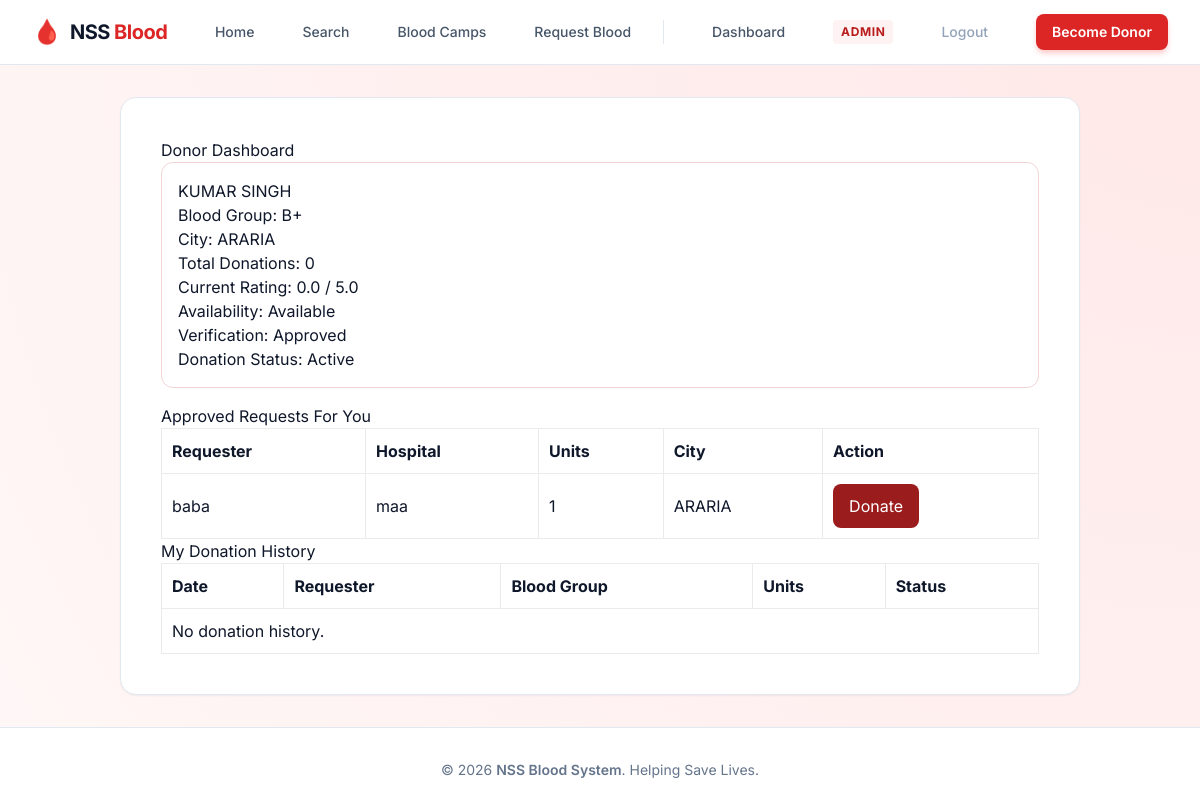
The app's page /donor-dashboard/ (signed in) with its own data.
### blooddonation/models.py (models this page shows, shortened)
class DonorProfile(models.Model):
    BLOOD_GROUP_CHOICES = [
        ("A+", "A+"),
        ("A-", "A-"),
        ("B+", "B+"),
        ("B-", "B-"),
        ("AB+", "AB+"),
        ("AB-", "AB-"),
        ("O+", "O+"),
        ("O-", "O-"),
    ]
    VERIFICATION_CHOICES = [
        ("PENDING", "Pending"),
        ("APPROVED", "Approved"),
        ("REJECTED", "Rejected"),
    ]
    user = models.OneToOneField(settings.AUTH_USER_MODEL, on_delete=models.CASCADE)
    full_name = models.CharField(max_length=120)
    blood_group = models.CharField(max_length=3, choices=BLOOD_GROUP_CHOICES)
    age = models.PositiveSmallIntegerField()
    phone = models.CharField(max_length=15)
    city = models.CharField(max_length=100)
    last_donation_date = models.DateField(blank=True, null=True)
    available = models.BooleanField(default=True)
    donation_count = models.IntegerField(default=0)
    rating = models.FloatField(default=0.0)
    verification_status = models.CharField(max_length=10, choices=VERIFICATION_CHOICES, default="PENDING")
    otp_code = models.CharField(max_length=6, blank=True)
    otp_verified = models.BooleanField(default=False)
    otp_created_at = models.DateTimeField(blank=True, null=True)
    created_at = models.DateTimeField(auto_now_add=True)
    @property
    def cooldown_days_remaining(self) -> int:
        if not self.last_donation_date:
            return 0
        days_since_donation = (timezone.localdate() - self.last_donation_date).days
        return max(0, 90 - days_since_donation)
    @property
    def is_in_cooldown(self) -> bool:
        return self.cooldown_days_remaining > 0
    @property
    def is_active_donor(self) -> bool:
        return self.verification_status == "APPROVED" and self.otp_verified and self.available and not self.is_in_cooldown

class BloodRequest(models.Model):
    STATUS_CHOICES = [
        ("PENDING", "Pending"),
        ("APPROVED", "Approved"),
        ("REJECTED", "Rejected"),
        ("COMPLETED", "Completed"),
    ]
    requester = models.ForeignKey(
        settings.AUTH_USER_MODEL,
        on_delete=models.SET_NULL,
        blank=True,
        null=True,
        related_name="blood_requests",
    )
    requester_name = models.CharField(max_length=120)
    blood_group = models.CharField(max_length=3, choices=DonorProfile.BLOOD_GROUP_CHOICES)
    units = models.PositiveSmallIntegerField(default=1)
    hospital_name = models.CharField(max_length=180)
    city = models.CharField(max_length=100)
    contact_number = models.CharField(max_length=15)
    reason = models.TextField()
    is_emergency = models.BooleanField(default=False)
    request_code = models.CharField(max_length=12, unique=True, blank=True)
    otp_code = models.CharField(max_length=6, blank=True)
    otp_verified = models.BooleanField(default=False)
    otp_created_at = models.DateTimeField(blank=True, null=True)
    status = models.CharField(max_length=10, choices=STATUS_CHOICES, default="PENDING")
    requested_at = models.DateTimeField(auto_now_add=True)
    approved_at = models.DateTimeField(blank=True, null=True)
    assigned_donor = models.ForeignKey(
        DonorProfile,
        on_delete=models.SET_NULL,
        blank=True,
        null=True,
        related_name="assigned_requests",
    )
    fulfilled_by = models.ForeignKey(
        DonorProfile,
        on_delete=models.SET_NULL,
        blank=True,
        null=True,
        related_name="fulfilled_requests",
    )

### blooddonation/views.py (the view)
# urls.py: path("donor-dashboard/", views.donor_dashboard, name="donor_dashboard"),
@login_required
def donor_dashboard(request):
    profile = DonorProfile.objects.filter(user=request.user).first()
    if not profile:
        messages.info(request, "Please complete donor registration first.")
        return redirect("donor_register")
    past_donations = DonationHistory.objects.filter(donor=profile).select_related("request")[:20]
    open_requests = []
    can_donate_now = profile.is_active_donor
    next_available_on = None
    if profile.last_donation_date and profile.is_in_cooldown:
        next_available_on = profile.last_donation_date + timedelta(days=90)
    if profile.verification_status == "APPROVED":
        open_requests = BloodRequest.objects.filter(
            status="APPROVED",
            blood_group=profile.blood_group,
            city__iexact=profile.city,
            fulfilled_by__isnull=True,
        ).order_by("-requested_at")[:20]
    return render(
        request,
        "blooddonation/donor_dashboard.html",
        {
            "profile": profile,
            "past_donations": past_donations,
            "total_donations": profile.donation_count,
            "current_rating": profile.rating,
            "open_requests": open_requests,
            "can_donate_now": can_donate_now,
            "next_available_on": next_available_on,
        },
    )

### templates/blooddonation/donor_dashboard.html
{% extends 'blooddonation/base.html' %}
{% block content %}
<h2>Donor Dashboard</h2>
<section class="card">
    <h3>{{ profile.full_name }}</h3>
    <p>Blood Group: {{ profile.blood_group }}</p>
    <p>City: {{ profile.city }}</p>
    <p>Total Donations: {{ total_donations }}</p>
    <p>Current Rating: {{ current_rating|floatformat:1 }} / 5.0</p>
    <p>Availability: {% if profile.available %}Available{% else %}Unavailable{% endif %}</p>
    <p>Verification: {{ profile.get_verification_status_display }}</p>
    {% if profile.is_in_cooldown %}
    <p>Cooldown: {{ profile.cooldown_days_remaining }} day(s) remaining</p>
    <p>Next Available On: {{ next_available_on|date:'d M Y' }}</p>
    {% elif profile.verification_status == 'APPROVED' %}
    <p>Donation Status: Active</p>
    {% endif %}
</section>
{% if profile.verification_status == 'APPROVED' %}
<h3>Approved Requests For You</h3>
<table class="table">
    <thead>
        <tr>
            <th>Requester</th>
            <th>Hospital</th>
            <th>Units</th>
            <th>City</th>
            <th>Action</th>
        </tr>
    </thead>
    <tbody>
        {% for item in open_requests %}
        <tr>
            <td>{{ item.requester_name }}</td>
            <td>{{ item.hospital_name }}</td>
            <td>{{ item.units }}</td>
            <td>{{ item.city }}</td>
            <td>
                {% if can_donate_now %}
                <a class="btn" href="{% url 'donate_request' item.id %}">Donate</a>
                {% else %}
                <span>Cooldown Active</span>
                {% endif %}
            </td>
        </tr>
        {% empty %}
        <tr>
            <td colspan="5">No approved requests match your profile.</td>
        </tr>
        {% endfor %}
    </tbody>
</table>
{% endif %}
<h3>My Donation History</h3>
<table class="table">
    <thead>
        <tr>
            <th>Date</th>
            <th>Requester</th>
            <th>Blood Group</th>
            <th>Units</th>
            <th>Status</th>
        </tr>
    </thead>
    <tbody>
        {% for item in past_donations %}
        <tr>
            <td>{{ item.date|date:'d M Y' }}</td>
            <td>{{ item.request.requester_name }}</td>
            <td>{{ item.request.blood_group }}</td>
            <td>{{ item.request.units }}</td>
            <td>{{ item.get_status_display }}</td>
        </tr>
        {% empty %}
        <tr>
            <td colspan="5">No donation history.</td>
        </tr>
        {% endfor %}
    </tbody>
</table>
{% endblock %}

### static/css/custom.css (style rules this page uses)
:root { --primary: #9b1c1c; --accent: #ffd7d7; --text: #1f2937; --bg: #fff7f7; --card: #ffffff; }
* { box-sizing: border-box; }
body { margin: 0; font-family: Segoe UI, sans-serif; color: var(--text); background: radial-gradient(circle at top right, #ffe8e8, var(--bg)); }
.btn { display: inline-block; background: var(--primary); color: white; border: 0; text-decoration: none; border-radius: 8px; padding: 10px 16px; cursor: pointer; }
.card, .form-card { background: var(--card); border: 1px solid #f3d5d5; border-radius: 12px; padding: 16px; margin-bottom: 16px; }
.table { width: 100%; border-collapse: collapse; background: white; }
.table th, .table td { border: 1px solid #ebebeb; padding: 10px; text-align: left; }

### templates/blooddonation/base.html (style rules this page uses)
body { font-family: 'Inter', sans-serif; }

### records on screen
DonorProfile: full_name "KUMAR SINGH", blood_group "B+", city "ARARIA", rating "0.0", verification_status "Approved"
BloodRequest: requester_name "baba", hospital_name "maa", units "1", city "ARARIA"

### other values on screen
{{ total_donations }} "0"
